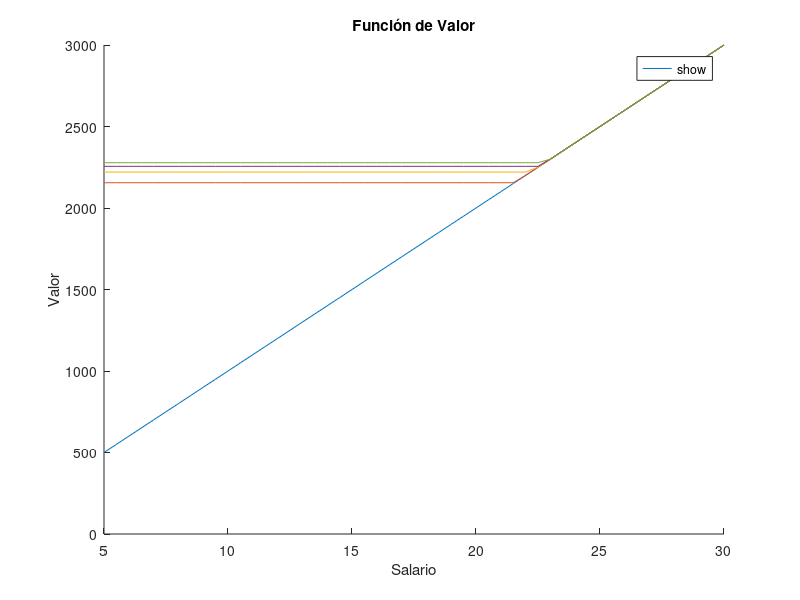
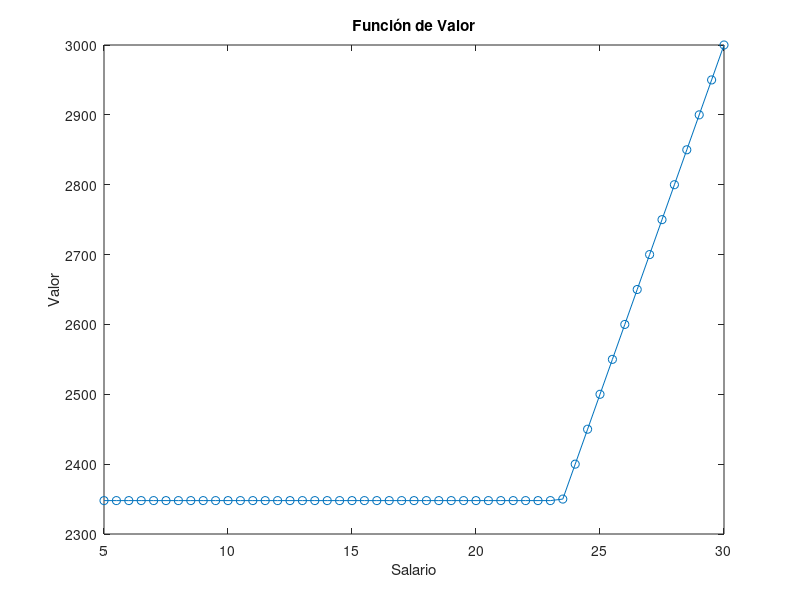

These charts were generated, in order, by the following MATLAB code: (Note: this script raises an error after producing the figures.)
%%%%%%%%%%%%%%%%%%%%%%%%%%%%%%%%%%%%%%%%%%%%%%%%%%%%%%%%%%%%%%%%%%%%%%%%%%%
%           Intro a Matlab: Modelo de Búsqueda de McCall                 %
%                           Hriday Karnani                                %
%%%%%%%%%%%%%%%%%%%%%%%%%%%%%%%%%%%%%%%%%%%%%%%%%%%%%%%%%%%%%%%%%%%%%%%%%%%

% En este mfile resolvemos el modelo de search basico de McCall
% usando iteraciones de la funcion valor para encontrar el salario de 
% reserva y otros. Graficamos iteraciones de la VF y de las funciones de 
% politica. 

%% Parámetros del modelo
clc;clear all;
n = 50; a = 200; b = 100; % Estos son parametros para la distribucion 
                          % beta-binomial. No nos interesa mucho entenderlo
q=zeros(n+1,1); % buscamos la PDF de la distribucion beta-binomial 
                % para cada valor entre 0 y n
% Generamos la distribucion beta-binomial 
for x=0:n
    q(x+1,:) = exp(gammaln(n + 1)-gammaln(x + 1)-gammaln(n - x + 1))*...
                     beta((a + x),(b + n - x))/beta(a,b);
                 % no se preocupen por esto, asumanlo dado
end

c = 10; % Compensación por desempleo 
beta = 0.99; % Factor de descuento

% Valores predeterminados para el arreglo de salarios y probabilidades
n = 50; % generaremos 50 posibles salarios
w_min = 5;
w_max = 30;
w = linspace(w_min, w_max, n+1)'; % generamos grilla de salarios posibles

% Valores iniciales de la función de valor para cada valor de la grilla
% (comenzando con todos los salarios aceptados)
v = w ./ (1 - beta);
% Iteración de la función de valor
num_iteraciones = 1000; % Número máximo de iteraciones
tolerancia = 1e-6; % Tolerancia para la convergencia
figure;hold on; % haremos una figura de algunas iteraciones
for iter = 1:num_iteraciones
    % Calcular los valores de aceptar y rechazar para cada salario
    valores_accion = zeros(n+1, 2); % Inicializar matriz de valores de acción
    for i = 1:(n+1) % aca iteramos la funcion valor: [acepta,rechaza]
                    % para cada posible salario que pueda extraer
        valores_accion(i, :) = [w(i) / (1 - beta), c + beta * sum(v .* q)];
    end
    
    % Actualizar la función de valor para cada salario
    v_next = max(valores_accion, [], 2); 
    % Tomar el máximo de los valores de aceptar y rechazar
    if iter<=5 % graficamos las primeras 5 iteraciones de la fn valor
        plot(w, v, '-', 'DisplayName', ['iteración ', num2str(iter-1)]); 
    end
    % Comprobar convergencia
    if max(abs(v_next - v)) < tolerancia
        fprintf('Convergencia alcanzada en la iteración %d.\n', iter);
        break;
    end
    
    % Actualizar la función de valor para la siguiente iteración
    v = v_next;
end
xlabel('Salario'); % Terminamos el grafico de las primeras iteraciones
ylabel('Valor');
title('Función de Valor');
legend('show','Location','best');
hold off;

% Gráfico de la función de valor final
figure;
plot(w, v, '-o');
xlabel('Salario');
ylabel('Valor');
title('Función de Valor');

% El salario de reserva viene dado por:
(1-beta).*(c+beta*sum(v.*q))
fprintf('El salario de reserva es %d.\n', (1-beta).*(c+beta*sum(v.*q)));


%% Estatica Comparativa

% Creamos una funcion con el VFI para el modelo de search

% Tenemos que agregar nuestro directorio para poder usar las funciones
% guardadas
cd('G:\Mi unidad\Semestre 11 (ME 3)\Ayudantias\SDP')
addpath('base_funciones')

% Aplicamos la funcion, comprobamos que tengamos el mismo resultado de
% antes
[v,q] = McCallSearch(c,beta);
% salario de reserva:
(1-beta).*(c+beta*sum(v.*q))
fprintf('El salario de reserva es %d.\n', (1-beta).*(c+beta*sum(v.*q)));

% Generamos un vector de los posibles c y beta
c_pos = linspace(5,15,11); beta_pos = linspace(0.89,0.99,11);
% Inicializamos la matriz de salarios de reserva
rw = zeros(length(c_pos),length(beta_pos));
for cs = 1:length(c_pos)
    for bs = 1:length(beta_pos) % resolvemos el modelo para cada (c,beta)
        [v,q] = McCallSearch(c_pos(cs),beta_pos(bs)); % buscamos rw
         rw(cs,bs) = (1-beta_pos(bs)).*(c_pos(cs)+beta_pos(bs)*sum(v.*q));
    end
end

% Hacemos un grafico para mostrar los resultados
figure;
contourf(c_pos, beta_pos, rw, 'LineStyle', 'none'); % 'LineStyle', 'none' para eliminar las líneas de contorno
colorbar; % Agregar una barra de color para interpretación visual

% Etiquetas de ejes y título
xlabel('Bono de cesantia','interpret','latex');
ylabel('\beta');
title('Salario de reserva','interpret','latex');

% Hacemos el grafico tridimensionalmente
figure;
surf(c_pos, beta_pos, rw);
colorbar; % Agregar una barra de color para interpretación visual

% Etiquetas de ejes y título
xlabel('Bono de cesantia','interpret','latex');
ylabel('\beta');
zlabel('Salario de reserva','interpret','latex');
title('Salario de reserva (3D)','interpret','latex');